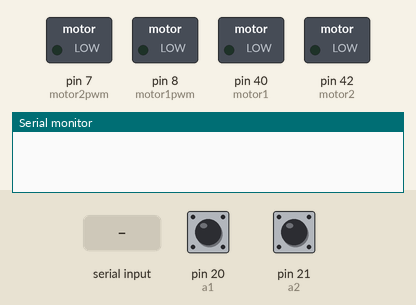
Simulated run of this sketch. Board: Arduino Mega 2560, built with avr-gcc and run on an emulated ATmega2560. On the bench: switched loads named in the sketch (green lamp = pin HIGH), the last lines printed to the serial monitor. Inputs (shaded band) come from the test bench; at power-on: pin 20 (a1) HIGH, pin 21 (a2) HIGH.

Above: at 0.9 s.
1.0 s: "5\n" received over Serial
At 1.3 s:
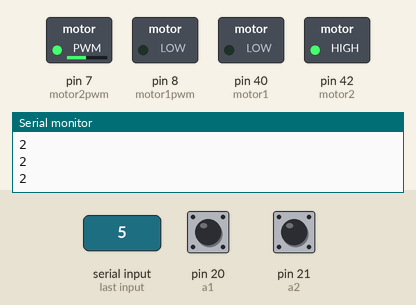
Timing chart, 0 to 4.0 s (numbered marks = the images above; inputs shaded):
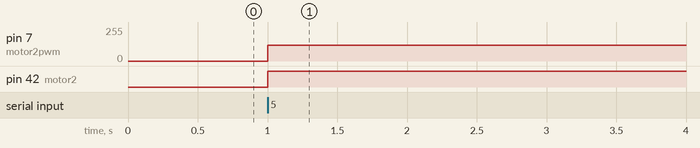

The sketch:

MoveTest2.ino
```cpp
//#include <PinChangeInt.h>

#define motor1  40
#define motor1pwm  8
#define motor2  42
#define motor2pwm  7
int A_1 = 3, A_2 = 2;

#define a1 20
#define b1 A0
#define a2 21
#define b2 A1

bool state1 = true, state2 = true;

float pwmx1=100, pwmx2=40, pwmx4=120;
float theta1c=0, theta2c=0, zeroError1 = 72.4462, zeroError2 = 49.55, minAngle1 = 19.8+3,minAngle2 = 35.1-2;  //zeroError1 = 72.4462, zeroError2 = 49.55
int x;

volatile int temp1, counter1 = 0;
volatile int temp2 , counter2 = 0;

double a = 26.0, b = 23.4, c = 0;
double d, y;

void setup() {
  Serial.begin(9600);
  //Pins for encoders
  pinMode(a1, INPUT_PULLUP);
  pinMode(b1, INPUT_PULLUP);
  attachInterrupt(A_1, ai1, CHANGE);
  state1 = digitalRead(a1);
  pinMode(a2, INPUT_PULLUP);
  pinMode(b2, INPUT_PULLUP);
  attachInterrupt(A_2, ai2, CHANGE);
  state2 = digitalRead(a2);

  pinMode(motor1, OUTPUT);
  pinMode(motor1pwm, OUTPUT);
  pinMode(motor2, OUTPUT);
  pinMode(motor2pwm, OUTPUT);

  d = 0;
  y = -45;
  c = sqrt(d*d + y*y);
  double theta = atan(abs(y/d))*90/acos(0);
  zeroError1 = theta - cosine1();
  if(d>0){
    zeroError1 = 180 - theta - cosine1();
  }
  zeroError2 = 180 - cosine2();

  while(!Serial.available())
  {

  }
  x = Serial.parseInt();

}

void loop() {

    if (x) {
      if (x < 3)
      {
        digitalWrite(motor1, x - 1 );
        if(x==1)
        analogWrite(motor1pwm , pwmx1);
        else
        analogWrite(motor1pwm , pwmx2);
      }
      if(x == 3 || (-theta1c+minAngle1)>zeroError1){
        analogWrite(motor1pwm , 0);
        x=3;
        }
      if(x>3 && x<6){
        digitalWrite(motor2, x - 4 );
        analogWrite(motor2pwm , pwmx4);
        Serial.println("2");
        }
      if(x == 6 || (-theta2c+minAngle2)>zeroError2){
        analogWrite(motor2pwm , 0);
        Serial.println("3");
        x=6;
        }
    }


  //Convert Encoder Output into angle
      if ( counter1 != temp1 ) {
        temp1 = counter1;
        if (counter1 > 1200) {
          counter1 = 0;
         }
        theta1c = (counter1 * 0.3);
//        Serial.println("theta1c");
//        Serial.println(theta1c);
     }
      if ( counter2 != temp2 ) {
        temp2 = counter2;
        if (counter2 > 1200) {
          counter2 = 0;
        }
        theta2c = -(counter2 * 0.3);
//        Serial.println("theta2c");
//        Serial.println(theta2c);
      }
}

void ai1(){
  if(digitalRead(b1) == !digitalRead(a1)){
    counter1++;
  }
  else{
    counter1--;
  }
//  state1 = !state1;
}

void ai2(){
  if(digitalRead(b2) == !digitalRead(a2)){
    counter2++;
  }
  else{
    counter2--;
  }
//  state2 = !state2;
}

double cosine1(){
  return (acos((a*a + c*c - b*b)/(2*a*c)))*90/acos(0);
}

double cosine2(){
  return (acos((a*a + b*b - c*c)/(2*a*b)))*90/acos(0);
}
```

Measured:
- after the input at 1.0 s, pin 7 (motor2pwm): 0/255 → 120/255 at once; pin 42 (motor2): LOW → HIGH at once
